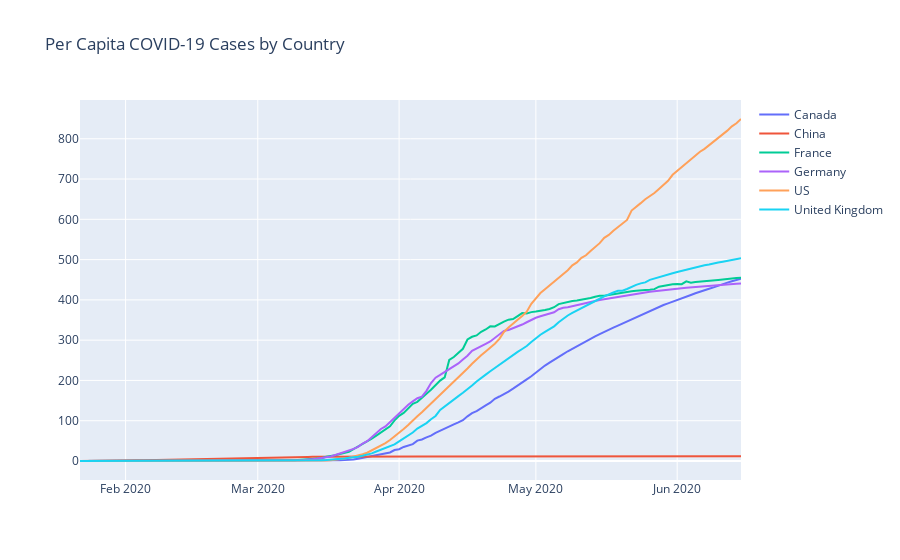

The notebook cell this image was saved under:
### Code cell
fig = go.Figure()
for country in list(percapita.columns):
    fig = fig.add_trace(go.Scatter(x=percapita.index,y=percapita[country],name= country))

fig.update_layout(title = 'Per Capita COVID-19 Cases by Country',)

fig.show()

### Figure 1 — Plotly figure (JSON) as saved in the notebook; plotly's stock layout.template omitted (floating-point values rounded to 4 significant figures; data arrays with more than 128 entries replaced by an {"elided": "..."} marker saying what was removed)
{"data": [{"name": "Canada", "type": "scatter", "x": {"elided": "146 str values"}, "y": {"elided": "146 float values"}}, {"name": "China", "type": "scatter", "x": {"elided": "146 str values"}, "y": {"elided": "146 float values"}}, {"name": "France", "type": "scatter", "x": {"elided": "146 str values"}, "y": {"elided": "146 float values"}}, {"name": "Germany", "type": "scatter", "x": {"elided": "146 str values"}, "y": {"elided": "146 float values"}}, {"name": "US", "type": "scatter", "x": {"elided": "146 str values"}, "y": {"elided": "146 float values"}}, {"name": "United Kingdom", "type": "scatter", "x": {"elided": "146 str values"}, "y": {"elided": "146 float values"}}], "layout": {"title": {"text": "Per Capita COVID-19 Cases by Country"}}}
